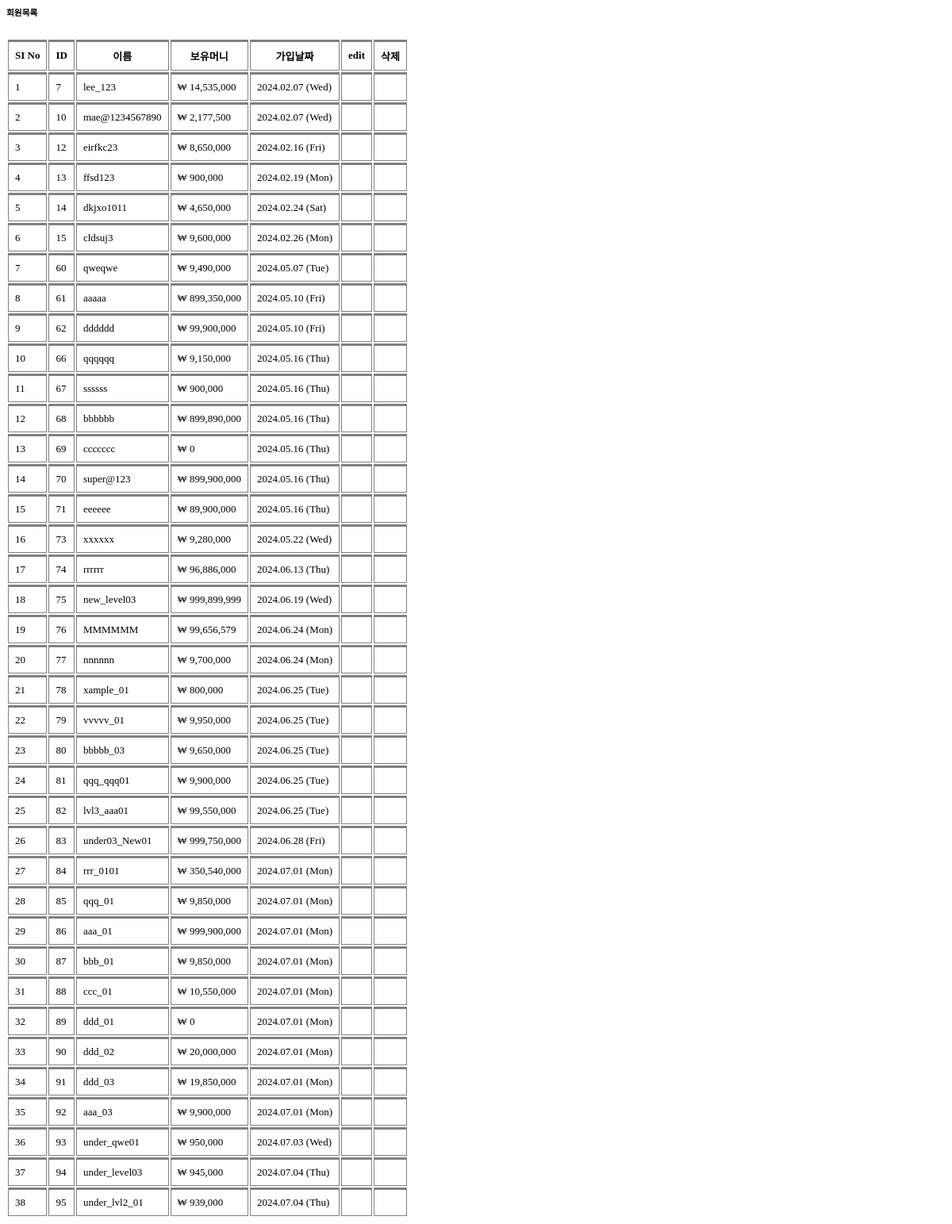
Screenshot of /admin/users_credit.php with the database file from the repository.
### tables this page shows
CREATE TABLE `users` (
  `id` int(11) NOT NULL,
  `name` varchar(255) NOT NULL,
  `phone` varchar(255) NOT NULL,
  `email` varchar(255) NOT NULL,
  `userid` varchar(255) NOT NULL,
  `bod` varchar(11) NOT NULL,
  `credit` int(100) NOT NULL,
  `bank_name` varchar(255) NOT NULL,
  `bank_acct_num` int(255) NOT NULL,
  `password` varchar(255) NOT NULL,
  `referal_code` varchar(255) NOT NULL,
  `affiliated_agent_code` varchar(255) NOT NULL,
  `percentage` varchar(255) NOT NULL,
  `verify_token` varchar(255) NOT NULL,
  `verify_status` int(2) NOT NULL DEFAULT 0 COMMENT '0=no,1=yes',
  `is_ban` tinyint(2) NOT NULL DEFAULT 0 COMMENT '0=not,1=banned',
  `memo` varchar(255) NOT NULL,
  `admin_message` varchar(255) NOT NULL,
  `created_at` timestamp NOT NULL DEFAULT current_timestamp()
);

### admin/users_credit.php (the view, shortened to what this page needs)
<div class="container-fluid pt-4 px-4">
    <div class="row g-4">
        <div class="col-sm-12">
            <div class="bg-secondary rounded h-100 p-4">
                <strong>
                    <h6 class="mb-4 text-center text-primary">회원목록</h6>
                </strong>
                <div class="table-responsive text-center">
                    <table class="table table-bordered text-white text-center my-3" style="font-size: small;" id="myTable">
                        <thead>
                            <tr>
                                <th class="text-center">SI No</th>
                                <th class="text-center">ID</th>
                                <th class="text-center">이름</th>
                                <th class="text-center">보유머니</th>
                                <th class="text-center">가입날짜</th>
                                <th class="text-center">edit</th>
                                <th class="text-center">삭제</th>
                            </tr>
                        </thead>
                        <tbody>
                            <?php
                            include "./inc/connect.php";
                            $get_users = "SELECT * FROM users";
                            $result_query = mysqli_query($conn, $get_users);
                            $num = 1;
                            while ($run_query = mysqli_fetch_array($result_query)) {
                                $date_purchase = date('Y.m.d (D)', strtotime($run_query['created_at']));;
                                $id = $run_query['id'];
                                $name = $run_query['userid'];
                                $total_winning_amount = $run_query['credit'];
                            ?>
                                <tr class='text-center'>
                                    <td><?php echo $num++ ?></td>
                                    <td><?php echo $id ?></td>
                                    <td><?php echo $name ?></td>
                                    <td>₩ <?php echo number_format($total_winning_amount) ?> </td>
                                    <td><?php echo $date_purchase ?></td>
                                    <td><a href='test_credit_update.php?id=<?php echo $id ?>' class='text-success'><i class='fa-solid fa-pen-to-square'></i></a></td>
                                    <td><a href='index.php?delete_list_user=<?php echo $id ?>' class='text-danger'><i class='fa-solid fa-trash-can'></i></a></td>
                                </tr>
                            <?php
                            }
                            ?>
                        </tbody>
                    </table>
                </div>
            </div>
        </div>
    </div>
</div>

### admin/users_credit.php (style rules this page uses)
.table-bordered>:not(caption)>*>* { border-width: 3px 1px; }
.table>:not(caption)>*>* { padding: .5rem .5rem; background-color: var(--bs-table-bg); border-bottom-width: 1px; box-shadow: inset 0 0 0 9999px var(--bs-table-accent-bg); }
thead, tbody, tfoot, tr, td, th { border-color: inherit; border-style: solid; border-width: 0; }

### rows the page displays
users: id "7", userid "lee_123", credit "14,535,000", created_at "2024.02.07 (Wed)"
users: id "10", userid "mae@1234567890", credit "2,177,500", created_at "2024.02.07 (Wed)"
users: id "12", userid "eirfkc23", credit "8,650,000", created_at "2024.02.16 (Fri)"
users: id "13", userid "ffsd123", credit "900,000", created_at "2024.02.19 (Mon)"
users: id "14", userid "dkjxo1011", credit "4,650,000", created_at "2024.02.24 (Sat)"
users: id "15", userid "cldsuj3", credit "9,600,000", created_at "2024.02.26 (Mon)"
users: id "60", userid "qweqwe", credit "9,490,000", created_at "2024.05.07 (Tue)"
users: id "61", userid "aaaaa", credit "899,350,000", created_at "2024.05.10 (Fri)"
users: id "62", userid "dddddd", credit "99,900,000", created_at "2024.05.10 (Fri)"
users: id "66", userid "qqqqqq", credit "9,150,000", created_at "2024.05.16 (Thu)"
users: id "67", userid "ssssss", credit "900,000", created_at "2024.05.16 (Thu)"
users: id "68", userid "bbbbbb", credit "899,890,000", created_at "2024.05.16 (Thu)"
users: id "69", userid "ccccccc", credit "0", created_at "2024.05.16 (Thu)"
users: id "70", userid "super@123", credit "899,900,000", created_at "2024.05.16 (Thu)"
users: id "71", userid "eeeeee", credit "89,900,000", created_at "2024.05.16 (Thu)"
users: id "73", userid "xxxxxx", credit "9,280,000", created_at "2024.05.22 (Wed)"
users: id "74", userid "rrrrrr", credit "96,886,000", created_at "2024.06.13 (Thu)"
users: id "75", userid "new_level03", credit "999,899,999", created_at "2024.06.19 (Wed)"
users: id "76", userid "MMMMMM", credit "99,656,579", created_at "2024.06.24 (Mon)"
users: id "77", userid "nnnnnn", credit "9,700,000", created_at "2024.06.24 (Mon)"
users: id "78", userid "xample_01", credit "800,000", created_at "2024.06.25 (Tue)"
users: id "79", userid "vvvvv_01", credit "9,950,000", created_at "2024.06.25 (Tue)"
users: id "80", userid "bbbbb_03", credit "9,650,000", created_at "2024.06.25 (Tue)"
users: id "81", userid "qqq_qqq01", credit "9,900,000", created_at "2024.06.25 (Tue)"
users: id "82", userid "lvl3_aaa01", credit "99,550,000", created_at "2024.06.25 (Tue)"
users: id "83", userid "under03_New01", credit "999,750,000", created_at "2024.06.28 (Fri)"
users: id "84", userid "rrr_0101", credit "350,540,000", created_at "2024.07.01 (Mon)"
users: id "85", userid "qqq_01", credit "9,850,000", created_at "2024.07.01 (Mon)"
users: id "86", userid "aaa_01", credit "999,900,000", created_at "2024.07.01 (Mon)"
users: id "87", userid "bbb_01", credit "9,850,000", created_at "2024.07.01 (Mon)"
users: id "88", userid "ccc_01", credit "10,550,000", created_at "2024.07.01 (Mon)"
users: id "89", userid "ddd_01", credit "0", created_at "2024.07.01 (Mon)"
users: id "90", userid "ddd_02", credit "20,000,000", created_at "2024.07.01 (Mon)"
users: id "91", userid "ddd_03", credit "19,850,000", created_at "2024.07.01 (Mon)"
users: id "92", userid "aaa_03", credit "9,900,000", created_at "2024.07.01 (Mon)"
users: id "93", userid "under_qwe01", credit "950,000", created_at "2024.07.03 (Wed)"
users: id "94", userid "under_level03", credit "945,000", created_at "2024.07.04 (Thu)"
users: id "95", userid "under_lvl2_01", credit "939,000", created_at "2024.07.04 (Thu)"
